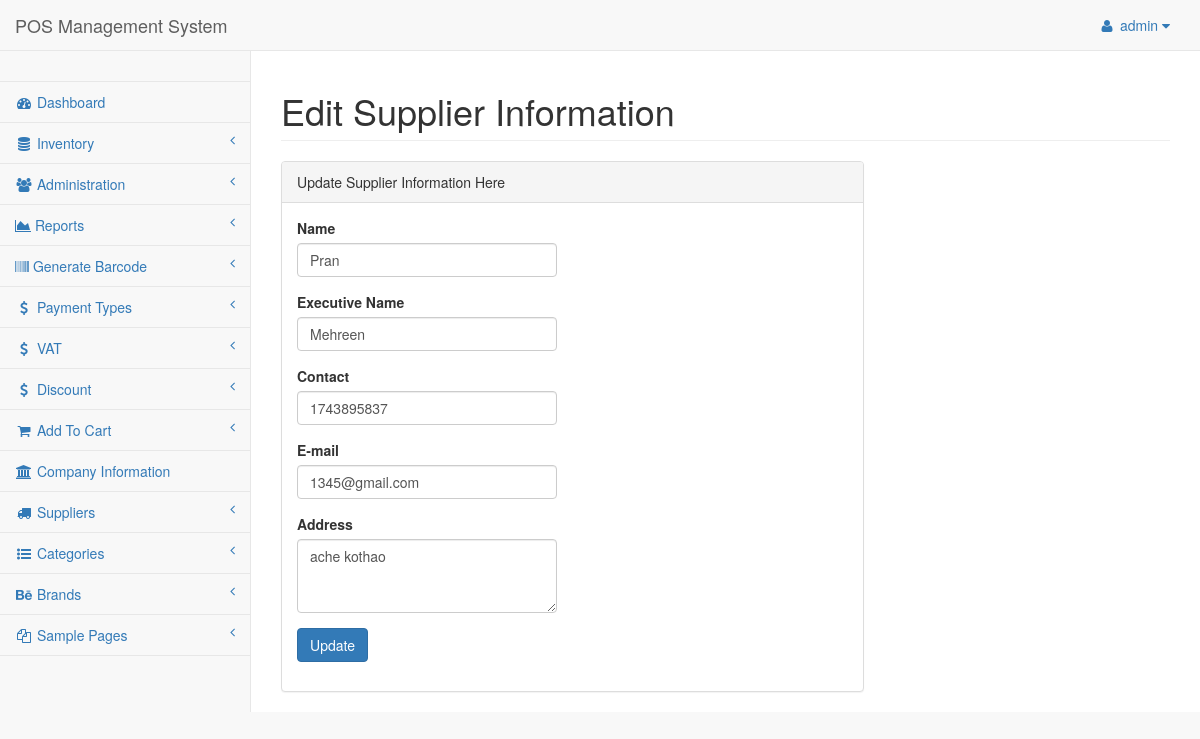
The app's page /admin/pages/supplieredit.php?supp=2 (signed in) with its own data.
### tables this page shows
CREATE TABLE `tbl_supplier` (
  `suppId` int(11) NOT NULL,
  `suppName` varchar(35) NOT NULL,
  `suppAss` varchar(50) NOT NULL,
  `suppContact` int(11) NOT NULL,
  `suppMail` varchar(125) NOT NULL,
  `suppAddress` text NOT NULL
);

### class/Supplier.php (called while the page is built, shortened)
<?php
$filepath = realpath(dirname(__FILE__));
include_once ($filepath."/../lib/Database.php");
?>
<?php
class Supplier {
  private $db;
  function __construct(){
    $this->db = new Database();
  }
  public function getSuppById($id) {
    $query = "SELECT * FROM tbl_supplier WHERE suppId = '$id'";
    $result = $this->db->select($query);
    return $result;
  }
}

### lib/Database.php (called while the page is built, shortened)
<?php
Class Database{
 public $host   = DB_HOST;
 public $user   = DB_USER;
 public $pass   = DB_PASS;
 public $dbname = DB_NAME;
 public $link;
private function connectDB(){
 $this->link = new mysqli($this->host, $this->user, $this->pass,
  $this->dbname);
 }
public function select($query){
  $result = $this->link->query($query) or
   die($this->link->error.__LINE__);
  if($result->num_rows > 0){
    return $result;
  } else {
    return false;
  }
 }
}

### admin/pages/supplieredit.php (the view, shortened to what this page needs)
<?php
  include "../inc/header.php";
  include "../inc/nav.php";
  include "../inc/sider.php";
?>
<?php
  if (!isset($_GET['supp']) || $_GET['supp'] == NULL) {
    echo "<script> window.location = 'supplist.php'; </script>";
  } else {
    $id = $_GET['supp'];
  }
?>
        <div id="page-wrapper">
            <div class="row">
                <div class="col-lg-12">
                    <h1 class="page-header">Edit Supplier Information</h1>
                </div>
            </div>
            <div class="row">
                <div class="col-lg-8">
                    <div class="panel panel-default">
                        <div class="panel-heading">
                            Update Supplier Information Here
                        </div>
                        <div class="panel-body">
                            <div class="row">
                                <div class="col-lg-6">
                                  <?php
                                    $getSupp = $sp->getSuppById($id);
                                    if ($getSupp){
                                      while($value = $getSupp->fetch_assoc()){
                                  ?>
                                    <form role="form" action="" method="post" >
                                        <div class="form-group">
                                            <label> Name</label>
                                            <input type="text" class="form-control" value="<?php echo $value['suppName']; ?>"  name="suppName" oninput="CheckValue()" id="sup_name">
                                        </div>
                                        <div class="form-group">
                                            <label>Executive Name</label>
                                            <input type="text" class="form-control" value="<?php echo $value['suppAss']; ?>"  name="suppAss" oninput="CheckValue()" id="ex_name">
                                        </div>
                                        <div class="form-group">
                                            <label> Contact</label>
                                            <input type="tel" class="form-control" value="<?php echo $value['suppContact']; ?>" name="suppContact" oninput="CheckValue()" id="contact">
                                        </div>
                                        <div class="form-group">
                                            <label> E-mail </label>
                                            <input type="email" class="form-control" value="<?php echo $value['suppMail']; ?>" name="suppMail" oninput="CheckValue()" id="email">
                                        </div>
                                        <div class="form-group">
                                            <label> Address</label>
                                            <textarea class="form-control" name="suppAddress" oninput="CheckValue()" id="address" rows="3"><?php echo $value['suppAddress']; ?></textarea>
                                        </div>
                                        <input type="submit" class="btn btn-primary" name="submit" value="Update" oninput="CheckValue2()">
                                      </form>
                                    <?php } } ?>
                                  </div>
                              </div>
                          </div>
                      </div>
                  </div>
              </div>
          </div>
      </div>
</body>
</html>

### records on screen
tbl_supplier: suppName "Pran", suppAss "Mehreen", suppContact "1743895837", suppMail "1345@gmail.com", suppAddress "ache kothao"

### other values on screen
Session::get("adminName") "admin"
